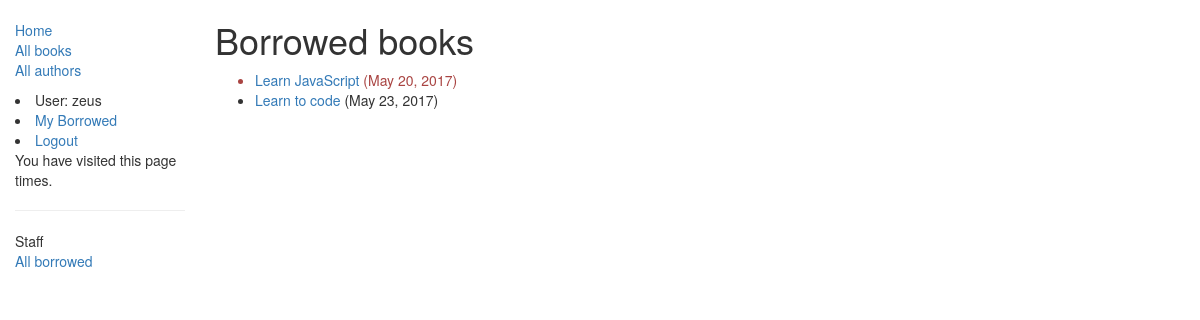
Page /catalog/mybooks/ (signed in) on the earlier database version.
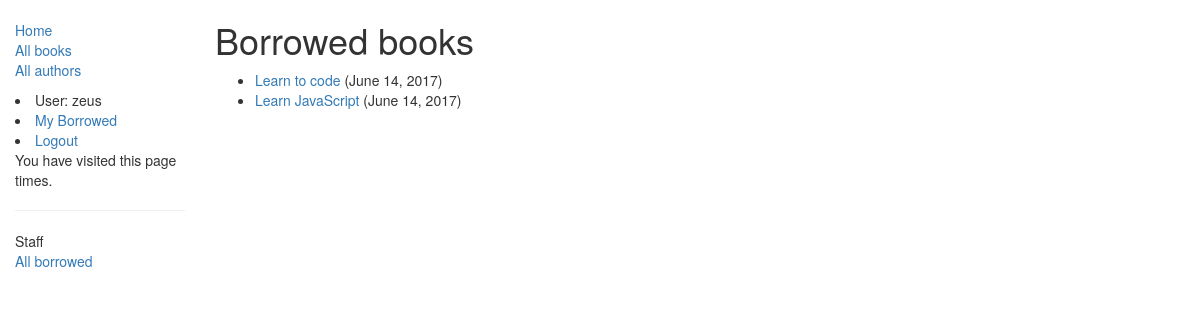
Same page on the later database version.
### catalog/models.py (models this page shows, shortened)
class BookInstance(models.Model):
    id = models.UUIDField(primary_key=True, default=uuid.uuid4, help_text="Unique ID for this particular book across whole library")
    book = models.ForeignKey('Book', on_delete=models.SET_NULL, null=True)
    imprint = models.CharField(max_length=200)
    due_back = models.DateField(null=True, blank=True)
    LOAN_STATUS = (
        ('d', 'Maintenance'),
        ('o', 'On loan'),
        ('a', 'Available'),
        ('r', 'Reserved'),
    )
    status = models.CharField(max_length=1, choices=LOAN_STATUS, blank=True, default='d', help_text='Book availability')
    borrower = models.ForeignKey(User, on_delete=models.SET_NULL, null=True, blank=True)
    @property
    def is_overdue(self):
        if date.today() > self.due_back:
            return True
        return False
    class Meta:
        ordering = ["due_back"]
        permissions = (("can_mark_returned", "Set book as returned"),)

class Book(models.Model):
    title = models.CharField(max_length=200)
    author = models.ForeignKey('Author', on_delete=models.SET_NULL, null=True)
    summary = models.TextField(max_length=1000, help_text="Enter a brief description of the book")
    isbn = models.CharField('ISBN',max_length=13, help_text='13 Character <a href="https://www.isbn-international.org/content/what-isbn">ISBN number</a>')
    genre = models.ManyToManyField(Genre, help_text="Select a genre for this book")
    def display_genre(self):
        """
        Creates a string for the Genre. This is required to display genre in Admin.
        """
        return ', '.join([ genre.name for genre in self.genre.all()[:3] ])
    display_genre.short_description = 'Genre'

### catalog/views.py (the view)
class LoanedBooksByUserListView(LoginRequiredMixin,generic.ListView):
    model = BookInstance
    template_name ='catalog/bookinstance_list_borrowed_user.html'
    paginate_by = 10
    def get_queryset(self):
        return BookInstance.objects.filter(borrower=self.request.user).filter(status__exact='o').order_by('due_back')

### catalog/templates/catalog/bookinstance_list_borrowed_user.html
{% extends "base_generic.html" %}
{% block content %}
    <h1>Borrowed books</h1>
    {% if bookinstance_list %}
    <ul>
      {% for bookinst in bookinstance_list %}
      <li class="{% if bookinst.is_overdue %}text-danger{% endif %}">
        <a href="{% url 'book-detail' bookinst.book.pk %}">{{bookinst.book.title}}</a> ({{ bookinst.due_back }})
      </li>
      {% endfor %}
    </ul>
    {% else %}
      <p>There are no books borrowed.</p>
    {% endif %}
{% endblock %}

### catalog/templates/base_generic.html (shortened to what this page needs)
<!DOCTYPE html>
<html lang="en">
<head>
  <link rel="stylesheet" href="https://maxcdn.bootstrapcdn.com/bootstrap/3.3.7/css/bootstrap.min.css">
  {% load static %}
  <link rel="stylesheet" href="{% static 'css/styles.css' %}">
</head>
<body>
  <div class="container-fluid">
    <div class="row">
      <div class="col-sm-2">
      {% block sidebar %}
      <ul class="sidebar-nav">
          <li><a href="{% url 'index' %}">Home</a></li>
          <li><a href="{% url 'books' %}">All books</a></li>
          <li><a href="{% url 'authors' %}">All authors</a></li>      </ul>
              {% if user.is_authenticated %}
     <li>User: {{ user.get_username }}</li>
     <li><a href="{% url 'my-borrowed' %}">My Borrowed</a></li>
     <li><a href="{% url 'logout'%}?next={{request.path}}">Logout</a></li>
   {% else %}
     <li><a href="{% url 'login'%}?next={{request.path}}">Login</a></li>
   {% endif %}
          <p>You have visited this page {{ num_visits }}{% if num_visits == 1 %} time{% else %} times{% endif %}.</p>
          {% if user.is_staff %}
   <hr />
   <ul class="sidebar-nav">
   <li>Staff</li>
   {% if perms.catalog.can_mark_returned %}
   <li><a href="{% url 'all-borrowed' %}">All borrowed</a></li>
   {% endif %}
   </ul>
    {% endif %}
     {% endblock %}
      </div>
      <div class="col-sm-10 ">
      {% block content %}{% endblock %}
      </div>
    </div>
  </div>
</body>
</html>

### catalog/static/css/styles.css (style rules this page uses)
.sidebar-nav { margin-top: 20px; padding: 0; list-style: none; }

Differences in the rows shown:
changed BookInstance "Learn to code": due_back "May 23, 2017" → "June 14, 2017"; moves up the list
changed BookInstance "Learn JavaScript": due_back "May 20, 2017" → "June 14, 2017"
